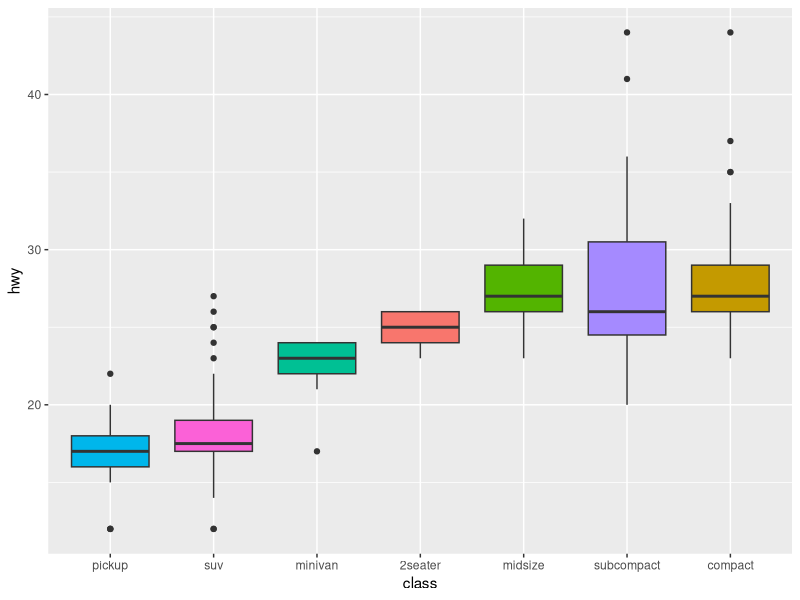

Reproduce this figure in R.
## ---- chunk 1
knitr::opts_chunk$set(
  warning = FALSE,
  message = FALSE,
  echo = FALSE,
  comment = "#>",
  fig.retina = 3,
  fig.path = "figs/"
)
## ---- chunk 2
library(tidyverse)

mpg %>%
  ggplot( aes(x=reorder(class, hwy), y=hwy, fill=class)) +
    geom_boxplot() +
    xlab("class") +
    theme(legend.position="none")
